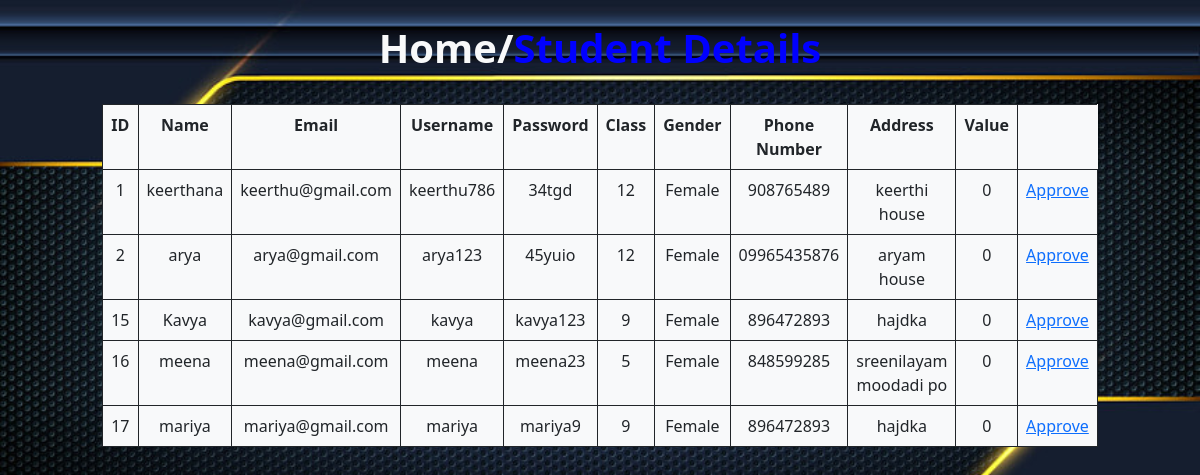
The app's page /studview, older data.
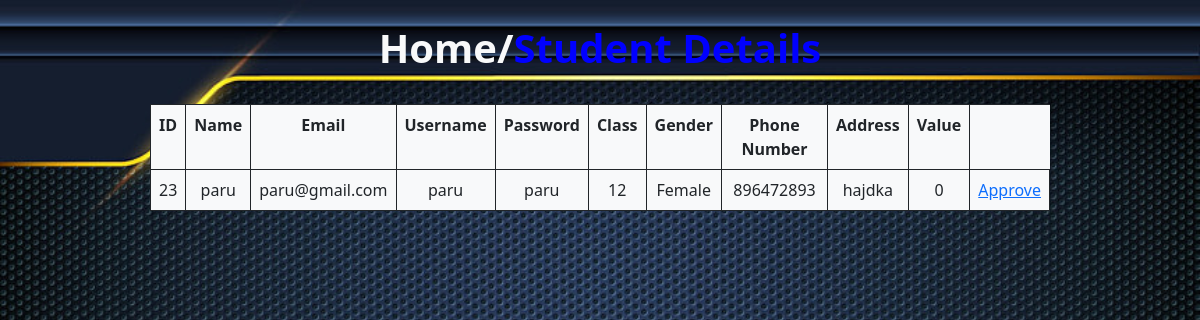
The same page, newer data.
### school_app/models.py (models this page shows)
class Student(models.Model):
    Name=models.CharField(max_length=20)
    Email=models.EmailField(max_length=20)
    GENDER_CHOICES= (
        ('M', 'Male'),
        ('F', 'Female'),
        )
    Gender = models.CharField(max_length=1, choices=GENDER_CHOICES)
    Address=models.CharField(max_length=50)
    Phone_no=models.CharField(max_length=12)
    user_type=models.CharField(max_length=10)
    value=models.IntegerField(max_length=1)
    Username=models.CharField(max_length=12,default='student')
    Password=models.CharField(max_length=8,default=788904)
    cls=models.CharField(max_length=5,default=0)

### school_app/views.py (the view)
# urls.py: path('studview',views.studentview,name='studview'),
def studentview(request):
    a=Student.objects.filter(value=0)
    return render(request,'approve_students.html',{'a1':a})

### school_app/templates/approve_students.html (shortened to what this page needs)
<!DOCTYPE html>
<html lang="en">
<head>
    <link href="https://cdn.jsdelivr.net/npm/bootstrap@5.0.2/dist/css/bootstrap.min.css" rel="stylesheet"
>
</head>
<body>
    <br>
    <h1><a href="adminhome" class="text-light text-decoration-none">Home/</a>Student Details</h1><br>
    <div>
        <table class="table  table-bordered w-75 bg-light h-100 border-dark ">
            <tr>
                <th>ID</th>
                <th>Name</th>
                <th>Email</th>
                <th>Username</th>
                <th>Password</th>
                <th>Class</th>
                <th>Gender</th>
                <th>Phone Number</th>
                <th>Address</th>
                <th>Value</th>
            </tr>
            {% for i in a1 %}
            <tr>
                <td>{{i.id}}</td>
                <td>{{i.Name}}</td>
                <td>{{i.Email}}</td>
                <td>{{i.Username}}</td>
                <td>{{i.Password}}</td>
                <td>{{i.cls}}</td>
                <td>{{i.Gender}}</td>
                <td>{{i.Phone_no}}</td>
                <td>{{i.Address}}</td>
                <td>{{i.value}}</td>
                <td><a href="approve/{{i.id}}">Approve</a></td>
            </tr>
            {% endfor %}
        </table>
    </div>
</body>
</html>

Row changes from the older to the newer data that the page shows:
no longer on this page (row edited): Student: id "1", Name "keerthana", Email "keerthu@gmail.com", Username "keerthu786", Password "34tgd", cls "12", Gender "Female", Phone_no "908765489", Address "keerthi house", value "0"
no longer on this page (row edited): Student: id "2", Name "arya", Email "arya@gmail.com", Username "arya123", Password "45yuio", cls "12", Gender "Female", Phone_no "09965435876", Address "aryam house", value "0"
no longer on this page (row edited): Student: id "15", Name "Kavya", Email "kavya@gmail.com", Username "kavya", Password "kavya123", cls "9", Gender "Female", Phone_no "896472893", Address "hajdka", value "0"
no longer on this page (row edited): Student: id "16", Name "meena", Email "meena@gmail.com", Username "meena", Password "meena23", cls "5", Gender "Female", Phone_no "848599285", Address "sreenilayam moodadi po", value "0"
no longer on this page (row edited): Student: id "17", Name "mariya", Email "mariya@gmail.com", Username "mariya", Password "mariya9", cls "9", Gender "Female", Phone_no "896472893", Address "hajdka", value "0"
added Student: id "23", Name "paru", Email "paru@gmail.com", Username "paru", Password "paru", cls "12", Gender "Female", Phone_no "896472893", Address "hajdka", value "0"
